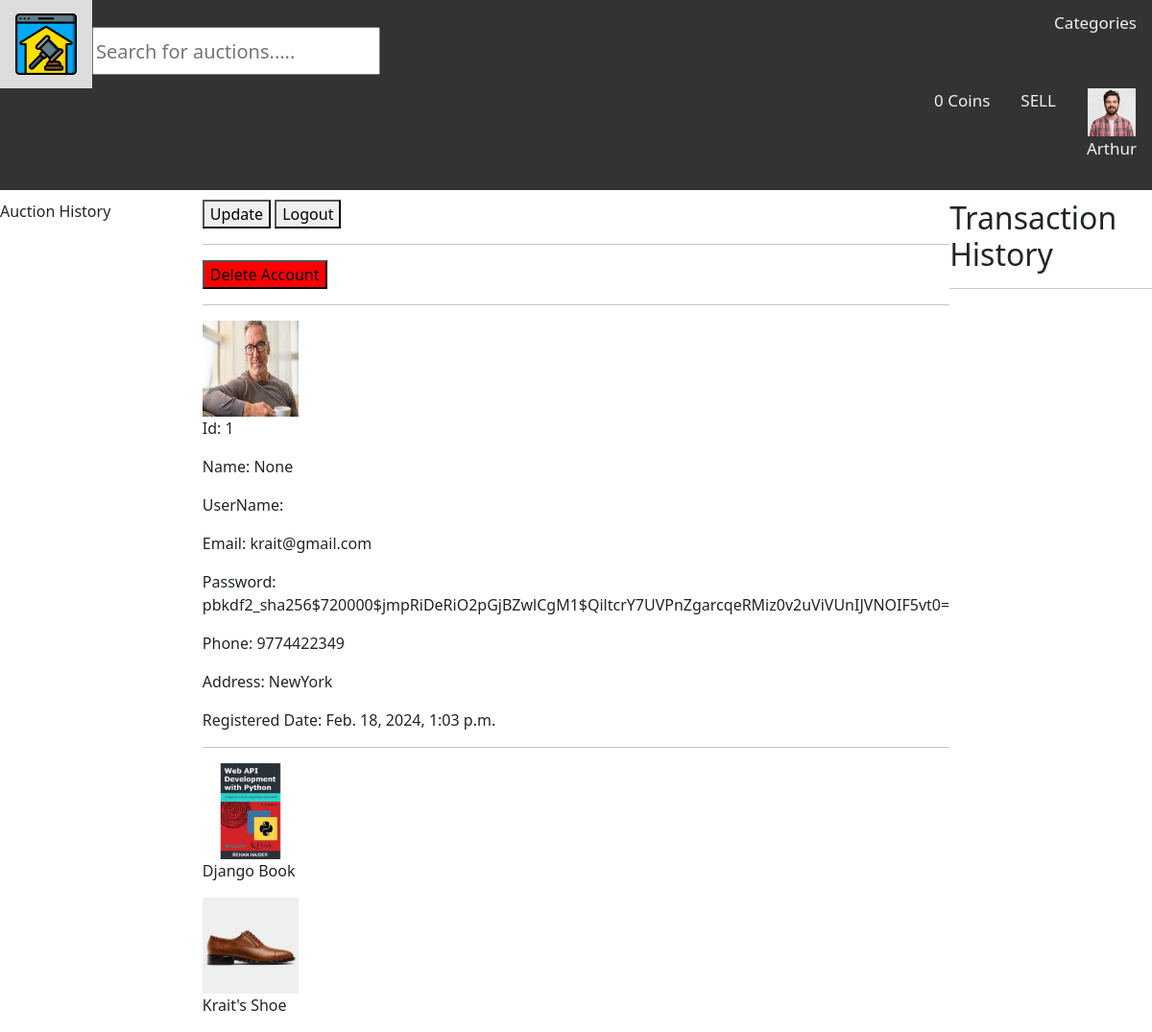
Page /profile/1 (signed in) on the committed database.
### app_reg_login/models.py (models this page shows, shortened)
class User(AbstractUser):
    name = models.CharField(max_length=200, null=True)
    email = models.EmailField(unique=True, null=True)
    phone = models.CharField(max_length=20)
    address = models.CharField(max_length=500, null=True)
    nrc_no = models.CharField(max_length=150, null=True)
    registered_date = models.DateTimeField(auto_now_add=True)
    avatar = models.ImageField(null=True, default="avatar.svg")
    coin_amount = models.IntegerField(default=0)
    USERNAME_FIELD = 'email'
    REQUIRED_FIELDS = ['username']

class Item(models.Model):
    seller = models.ForeignKey(User, on_delete=models.SET_NULL, null=True)
    participants = models.ManyToManyField(User, related_name='participants', blank=True)
    liked_users = models.ManyToManyField(User, related_name='liked_users', blank=True)
    like_count = models.IntegerField(default=0)
    category = models.CharField(max_length=100, null=True)
    title = models.CharField(max_length=100, null=False)
    description = models.TextField(null=True, blank=True)
    number_of_items = models.IntegerField(default=1, null=True)
    estimated_era = models.CharField(max_length=20, null=True)
    country_of_origin = models.CharField(max_length=50, null=True)
    item_condition = models.CharField(max_length=100, null=True, blank=False)
    reverse_price = models.IntegerField(null=False)
    once_up = models.IntegerField(null=False, default=0)
    sell_price = models.IntegerField(null=True, default=0)
    post_date = models.DateTimeField(auto_now_add=True)
    due_date = models.CharField(max_length=100, null=True)
    winner = models.CharField(max_length=50, null=True)
    class Meta:
        ordering = ['-post_date']

### app_reg_login/views.py (the view, shortened to what this page needs)
# urls.py: path('profile/<str:pk>', views.profile, name='profile'),
@login_required(login_url='login')
def profile(request, pk):
    user = User.objects.get(id=pk)
    item_list = user.item_set.all()
    images = ImageTable.objects.all()
    transactions = Transition.objects.all()
    transactions_history = []
    for transaction in transactions:
        if transaction.buyer == user:
            transactions_history.append(transaction)
    print(118, transactions_history)
    related_dict = create_related_dict(item_list, images)
    context = {'user': user, 'related_dict': related_dict, 'transactions_history': transactions_history}
    return render(request, 'app_reg_login/profile.html', context)

### app_reg_login/views.py (called while the page is built)
def create_related_dict(item_list, image_list):
    related_dict: dict = {}
    for item in item_list:
        for image in image_list:
            if image.item == item:
                image_dict = {item: image.image_url}
                related_dict.update(image_dict)
                break
    return related_dict

### app_reg_login/templates/app_reg_login/profile.html (shortened to what this page needs)
{% extends 'base.html' %}
{% block content %}
    <div class="home-container">
        <div>
            Auction History
        </div>
        <div>
            {% if request.user.is_authenticated %}
                <a href="{% url 'update' %}"><button>Update</button></a>
                <a href="{% url 'logout' %}"><button>Logout</button></a>
                <hr>
                <form method="POST">
                    <input type="submit" value="Delete Account" style="background-color: red">
                </form>
                <hr>
                <img width="100px" height="100px" src="{{ user.avatar.url }}">
                <p>Id: {{ user.id }}</p>
                <p>Name: {{ user.name }}</p>
                <p>UserName: {{ user.username }}</p>
                <p>Email: {{ user.email }}</p>
                <p>Password: {{ user.password }}</p>
                <p>Phone: {{ user.phone }}</p>
                <p>Address: {{ user.address }}</p>
                <p>Registered Date: {{ user.registered_date }}</p>
                <hr>
                <div>
                {% for item, image in related_dict.items %}
                    <a href="{% url 'item_detail' item.id %}">
                        <img src="{{ image.url }}" style="width: 100px; height: 100px">
                    </a>
                    <p>{{ item.title }}</p>
                {% endfor %}
                </div>
            {% endif %}
        </div>
        <div>
            <h2>Transaction History</h2>
            <hr>
        </div>
    </div>
{% endblock %}

### templates/navbar.html (shortened to what this page needs)
{% load static %}
    <head>
        <div class="topnav">
            <a id='home_logo' href="{% url 'home' %}">
                <img src="{% static 'images/auction_logo1.png' %}"/>
            </a>
            <h3><a href="categories.html" >Categories</a></h3>
            <form action="{% url 'search_item' %}">
                <input name='sItem' style="height: 50px; width: 300px; font-size: 20px; margin-top: 20px" placeholder="Search for auctions..... ">
            </form>
            {% if request.user.is_authenticated %}
                <a href="{% url 'profile' request.user.id %}">
                    <img width="50px" height="50px" src="{{ request.user.avatar.url }}"/>
                    <p>{{ request.user.name }}</p>
                </a>
                <a href="{% url 'sell' %}">
                    <p>SELL</p>
                </a>
                <a href="{% url 'buying_coin' %}">
                    <p>{{ request.user.coin_amount }} Coins</p>
                </a>
            {% else %}
                <a href="{% url 'login' %}">
                    <img src="{% static 'images/avatar.svg' %}"/>
                    <p>login</p>
                </a>
            {% endif %}
        </div>
    </head>

### templates/navbar.html (style rules this page uses)
.topnav { background-color: #333; overflow: hidden; margin-bottom: 10px; }
#home_logo { float: left; }
.topnav a { float: right; color: #f2f2f2; text-align: center; padding: 14px 16px; text-decoration: none; font-size: 17px; align-self: center; }

### app_reg_login/templates/app_reg_login/profile.html (style rules this page uses)
.home-container { display: grid; grid-template-columns: 1fr 3fr 1fr; }

### rows in the picture
User: user.avatar (picture), user.name "Arthur", user.coin_amount "0"
User: avatar (picture), id "1", name "None", email "krait@gmail.com", password "pbkdf2_sha256$720000$jmpRiDeRiO2pGjBZwlCgM1$QiltcrY7UVPnZgarcqeRMiz0v2uViVUnIJVNOIF5vt0=", phone "9774422349", address "NewYork", registered_date "Feb. 18, 2024, 1:03 p.m."
Item: shows a picture, title "Django Book"
Item: shows a picture, title "Krait's Shoe"
